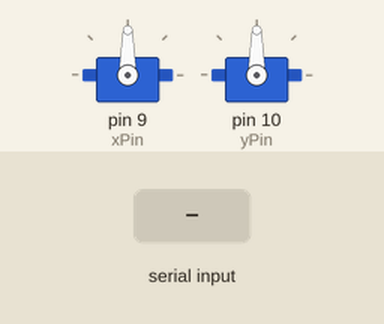
Bench run of a sketch on a simulated Arduino Uno, built with avr-gcc and run on an emulated ATmega328P. On the bench: 2 × servo. Inputs (shaded band) come from the test bench.

Above: at 1.2 s.
1.3 s: "90,45\n" received over Serial
At 2.5 s:
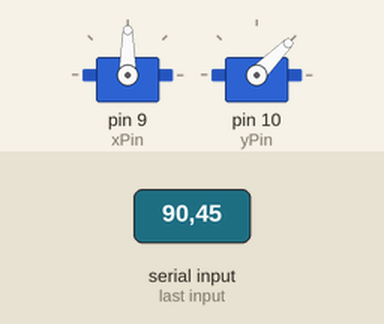
2.8 s: "30,150\n" received over Serial
At 3.8 s:
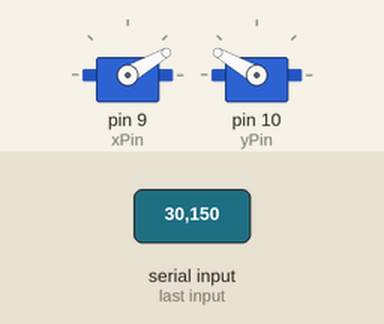
4.3 s: "1,90\n" received over Serial
At 4.9 s:
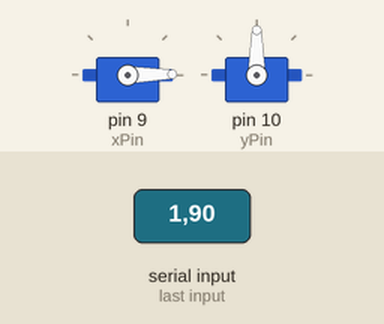
Timing chart, 0 to 7.3 s (numbered marks = the images above; inputs shaded):
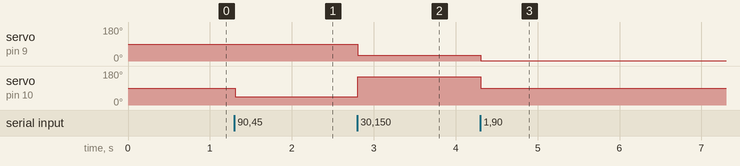

The sketch:

serialdataread.ino
```cpp
#include <Servo.h>

Servo xServo;
Servo yServo;

int xPin = 9;   // X-axis servo pin
int yPin = 10;  // Y-axis servo pin

int xPos = 90;  // Initial positions
int yPos = 90;

void setup() {
  Serial.begin(9600);
  xServo.attach(xPin);
  yServo.attach(yPin);
  xServo.write(xPos);
  yServo.write(yPos);
}

void loop() {
  if (Serial.available() > 0) {
    String data = Serial.readStringUntil('\n');
    int commaIndex = data.indexOf(',');

    if (commaIndex > 0) {
      xPos = data.substring(0, commaIndex).toInt();
      yPos = data.substring(commaIndex+1).toInt();

      xPos = constrain(xPos, 0, 180);
      yPos = constrain(yPos, 0, 180);

      xServo.write(xPos);
      yServo.write(yPos);
    }
  }
}
```

Measured:
- after the input at 1.3 s, servo on pin 10 (yPin): 90° → 45° at once
- after the input at 2.8 s, servo on pin 9 (xPin): 90° → 30° at once; servo on pin 10 (yPin): 45° → 150° at once
- after the input at 4.3 s, servo on pin 9 (xPin): 30° → 1° at once; servo on pin 10 (yPin): 150° → 90° at once
